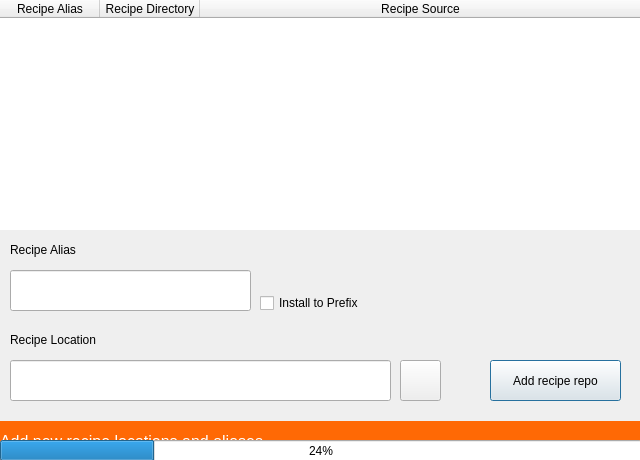
<?xml version="1.0" encoding="UTF-8"?>
<ui version="4.0">
 <class>RecipeConfigDialog</class>
 <widget class="QDialog" name="RecipeConfigDialog">
  <property name="geometry">
   <rect>
    <x>0</x>
    <y>0</y>
    <width>640</width>
    <height>460</height>
   </rect>
  </property>
  <property name="sizePolicy">
   <sizepolicy hsizetype="Preferred" vsizetype="Preferred">
    <horstretch>0</horstretch>
    <verstretch>0</verstretch>
   </sizepolicy>
  </property>
  <property name="windowTitle">
   <string>Dialog</string>
  </property>
  <property name="modal">
   <bool>true</bool>
  </property>
  <widget class="QLineEdit" name="lineEdit">
   <property name="geometry">
    <rect>
     <x>10</x>
     <y>270</y>
     <width>241</width>
     <height>41</height>
    </rect>
   </property>
   <property name="clearButtonEnabled">
    <bool>true</bool>
   </property>
  </widget>
  <widget class="QLineEdit" name="lineEdit_2">
   <property name="geometry">
    <rect>
     <x>10</x>
     <y>360</y>
     <width>381</width>
     <height>41</height>
    </rect>
   </property>
   <property name="text">
    <string/>
   </property>
  </widget>
  <widget class="QLabel" name="label">
   <property name="geometry">
    <rect>
     <x>10</x>
     <y>240</y>
     <width>101</width>
     <height>20</height>
    </rect>
   </property>
   <property name="text">
    <string>Recipe Alias</string>
   </property>
  </widget>
  <widget class="QLabel" name="label_2">
   <property name="geometry">
    <rect>
     <x>10</x>
     <y>330</y>
     <width>111</width>
     <height>20</height>
    </rect>
   </property>
   <property name="text">
    <string>Recipe Location</string>
   </property>
  </widget>
  <widget class="QTableWidget" name="tableWidget">
   <property name="geometry">
    <rect>
     <x>0</x>
     <y>0</y>
     <width>641</width>
     <height>230</height>
    </rect>
   </property>
   <property name="contextMenuPolicy">
    <enum>Qt::CustomContextMenu</enum>
   </property>
   <property name="frameShape">
    <enum>QFrame::NoFrame</enum>
   </property>
   <property name="frameShadow">
    <enum>QFrame::Plain</enum>
   </property>
   <property name="sizeAdjustPolicy">
    <enum>QAbstractScrollArea::AdjustToContents</enum>
   </property>
   <property name="editTriggers">
    <set>QAbstractItemView::NoEditTriggers</set>
   </property>
   <property name="alternatingRowColors">
    <bool>true</bool>
   </property>
   <property name="selectionBehavior">
    <enum>QAbstractItemView::SelectRows</enum>
   </property>
   <property name="showGrid">
    <bool>false</bool>
   </property>
   <property name="gridStyle">
    <enum>Qt::NoPen</enum>
   </property>
   <property name="wordWrap">
    <bool>true</bool>
   </property>
   <attribute name="horizontalHeaderStretchLastSection">
    <bool>true</bool>
   </attribute>
   <column>
    <property name="text">
     <string>Recipe Alias</string>
    </property>
   </column>
   <column>
    <property name="text">
     <string>Recipe Directory</string>
    </property>
   </column>
   <column>
    <property name="text">
     <string>Recipe Source</string>
    </property>
   </column>
  </widget>
  <widget class="QPushButton" name="pushButton_2">
   <property name="enabled">
    <bool>true</bool>
   </property>
   <property name="geometry">
    <rect>
     <x>490</x>
     <y>360</y>
     <width>131</width>
     <height>41</height>
    </rect>
   </property>
   <property name="text">
    <string>Add recipe repo</string>
   </property>
   <property name="checkable">
    <bool>false</bool>
   </property>
   <property name="default">
    <bool>true</bool>
   </property>
   <property name="flat">
    <bool>false</bool>
   </property>
  </widget>
  <widget class="QLabel" name="label_4">
   <property name="enabled">
    <bool>true</bool>
   </property>
   <property name="geometry">
    <rect>
     <x>0</x>
     <y>421</y>
     <width>641</width>
     <height>41</height>
    </rect>
   </property>
   <property name="font">
    <font>
     <pointsize>12</pointsize>
    </font>
   </property>
   <property name="styleSheet">
    <string notr="true">color: rgb(255, 255, 255);
background-color: rgb(255, 105, 5);</string>
   </property>
   <property name="inputMethodHints">
    <set>Qt::ImhNone</set>
   </property>
   <property name="text">
    <string>Add new recipe locations and aliases</string>
   </property>
  </widget>
  <widget class="QProgressBar" name="progressBar">
   <property name="geometry">
    <rect>
     <x>0</x>
     <y>440</y>
     <width>642</width>
     <height>21</height>
    </rect>
   </property>
   <property name="value">
    <number>24</number>
   </property>
  </widget>
  <widget class="QCheckBox" name="checkBox">
   <property name="geometry">
    <rect>
     <x>260</x>
     <y>290</y>
     <width>131</width>
     <height>26</height>
    </rect>
   </property>
   <property name="text">
    <string>Install to Prefix</string>
   </property>
  </widget>
  <widget class="QPushButton" name="pushButton">
   <property name="geometry">
    <rect>
     <x>400</x>
     <y>360</y>
     <width>41</width>
     <height>41</height>
    </rect>
   </property>
   <property name="text">
    <string/>
   </property>
   <property name="icon">
    <iconset theme="document-open">
     <normaloff>.</normaloff>.</iconset>
   </property>
   <property name="iconSize">
    <size>
     <width>28</width>
     <height>28</height>
    </size>
   </property>
   <property name="autoDefault">
    <bool>true</bool>
   </property>
   <property name="default">
    <bool>false</bool>
   </property>
   <property name="flat">
    <bool>false</bool>
   </property>
  </widget>
 </widget>
 <resources>
  <include location="../myicons.qrc"/>
 </resources>
 <connections/>
</ui>
